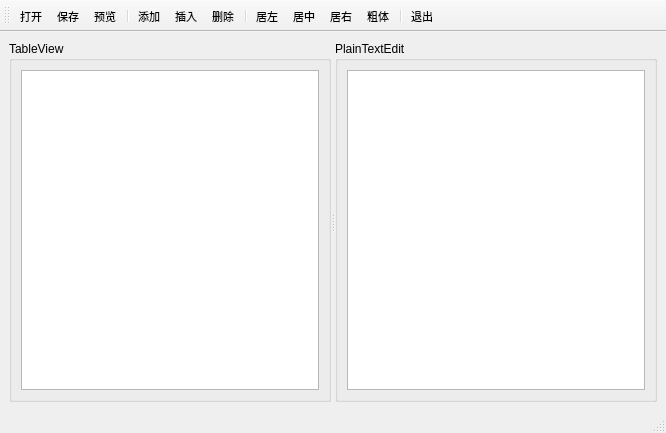
<?xml version="1.0" encoding="UTF-8"?>
<ui version="4.0">
 <class>MainWindow</class>
 <widget class="QMainWindow" name="MainWindow">
  <property name="geometry">
   <rect>
    <x>0</x>
    <y>0</y>
    <width>666</width>
    <height>433</height>
   </rect>
  </property>
  <property name="windowTitle">
   <string>MainWindow</string>
  </property>
  <widget class="QWidget" name="centralwidget">
   <layout class="QVBoxLayout" name="verticalLayout_3">
    <item>
     <widget class="QSplitter" name="splitter">
      <property name="orientation">
       <enum>Qt::Horizontal</enum>
      </property>
      <widget class="QGroupBox" name="groupBox">
       <property name="title">
        <string>TableView</string>
       </property>
       <layout class="QVBoxLayout" name="verticalLayout_2">
        <item>
         <widget class="QTableView" name="tableView"/>
        </item>
       </layout>
      </widget>
      <widget class="QGroupBox" name="groupBox_2">
       <property name="title">
        <string>PlainTextEdit</string>
       </property>
       <layout class="QVBoxLayout" name="verticalLayout">
        <item>
         <widget class="QPlainTextEdit" name="plainTextEdit"/>
        </item>
       </layout>
      </widget>
     </widget>
    </item>
   </layout>
  </widget>
  <widget class="QMenuBar" name="menubar">
   <property name="geometry">
    <rect>
     <x>0</x>
     <y>0</y>
     <width>666</width>
     <height>21</height>
    </rect>
   </property>
  </widget>
  <widget class="QStatusBar" name="statusbar"/>
  <widget class="QToolBar" name="toolBar">
   <property name="font">
    <font>
     <pointsize>8</pointsize>
    </font>
   </property>
   <property name="windowTitle">
    <string>toolBar</string>
   </property>
   <property name="iconSize">
    <size>
     <width>16</width>
     <height>16</height>
    </size>
   </property>
   <property name="toolButtonStyle">
    <enum>Qt::ToolButtonTextUnderIcon</enum>
   </property>
   <attribute name="toolBarArea">
    <enum>TopToolBarArea</enum>
   </attribute>
   <attribute name="toolBarBreak">
    <bool>false</bool>
   </attribute>
   <addaction name="actionOpen"/>
   <addaction name="actionSave"/>
   <addaction name="actionPreview"/>
   <addaction name="separator"/>
   <addaction name="actionAppend"/>
   <addaction name="actionInsert"/>
   <addaction name="actionDelete"/>
   <addaction name="separator"/>
   <addaction name="actionAlignLeft"/>
   <addaction name="actionAlignCenter"/>
   <addaction name="actionAlignRight"/>
   <addaction name="actionBold"/>
   <addaction name="separator"/>
   <addaction name="actionExit"/>
  </widget>
  <action name="actionOpen">
   <property name="icon">
    <iconset resource="res.qrc">
     <normaloff>:/img/open.png</normaloff>:/img/open.png</iconset>
   </property>
   <property name="text">
    <string>打开</string>
   </property>
   <property name="menuRole">
    <enum>QAction::TextHeuristicRole</enum>
   </property>
  </action>
  <action name="actionAppend">
   <property name="icon">
    <iconset resource="res.qrc">
     <normaloff>:/img/add (1).png</normaloff>:/img/add (1).png</iconset>
   </property>
   <property name="text">
    <string>添加</string>
   </property>
   <property name="menuRole">
    <enum>QAction::TextHeuristicRole</enum>
   </property>
  </action>
  <action name="actionInsert">
   <property name="icon">
    <iconset resource="res.qrc">
     <normaloff>:/img/insert.png</normaloff>:/img/insert.png</iconset>
   </property>
   <property name="text">
    <string>插入</string>
   </property>
   <property name="menuRole">
    <enum>QAction::TextHeuristicRole</enum>
   </property>
  </action>
  <action name="actionSave">
   <property name="icon">
    <iconset resource="res.qrc">
     <normaloff>:/img/save.png</normaloff>:/img/save.png</iconset>
   </property>
   <property name="text">
    <string>保存</string>
   </property>
   <property name="menuRole">
    <enum>QAction::TextHeuristicRole</enum>
   </property>
  </action>
  <action name="actionDelete">
   <property name="icon">
    <iconset resource="res.qrc">
     <normaloff>:/img/delete (3).png</normaloff>:/img/delete (3).png</iconset>
   </property>
   <property name="text">
    <string>删除</string>
   </property>
   <property name="menuRole">
    <enum>QAction::TextHeuristicRole</enum>
   </property>
  </action>
  <action name="actionExit">
   <property name="icon">
    <iconset resource="res.qrc">
     <normaloff>:/img/exit (2).png</normaloff>:/img/exit (2).png</iconset>
   </property>
   <property name="text">
    <string>退出</string>
   </property>
   <property name="menuRole">
    <enum>QAction::TextHeuristicRole</enum>
   </property>
  </action>
  <action name="actionPreview">
   <property name="icon">
    <iconset resource="res.qrc">
     <normaloff>:/img/file.png</normaloff>:/img/file.png</iconset>
   </property>
   <property name="text">
    <string>预览</string>
   </property>
   <property name="menuRole">
    <enum>QAction::TextHeuristicRole</enum>
   </property>
  </action>
  <action name="actionAlignLeft">
   <property name="icon">
    <iconset resource="res.qrc">
     <normaloff>:/img/left-alignment.png</normaloff>:/img/left-alignment.png</iconset>
   </property>
   <property name="text">
    <string>居左</string>
   </property>
   <property name="menuRole">
    <enum>QAction::TextHeuristicRole</enum>
   </property>
  </action>
  <action name="actionAlignCenter">
   <property name="icon">
    <iconset resource="res.qrc">
     <normaloff>:/img/center-alignment.png</normaloff>:/img/center-alignment.png</iconset>
   </property>
   <property name="text">
    <string>居中</string>
   </property>
   <property name="menuRole">
    <enum>QAction::TextHeuristicRole</enum>
   </property>
  </action>
  <action name="actionAlignRight">
   <property name="icon">
    <iconset resource="res.qrc">
     <normaloff>:/img/right-alignment.png</normaloff>:/img/right-alignment.png</iconset>
   </property>
   <property name="text">
    <string>居右</string>
   </property>
   <property name="menuRole">
    <enum>QAction::TextHeuristicRole</enum>
   </property>
  </action>
  <action name="actionBold">
   <property name="icon">
    <iconset resource="res.qrc">
     <normaloff>:/img/bold.png</normaloff>:/img/bold.png</iconset>
   </property>
   <property name="text">
    <string>粗体</string>
   </property>
   <property name="menuRole">
    <enum>QAction::TextHeuristicRole</enum>
   </property>
  </action>
 </widget>
 <resources>
  <include location="res.qrc"/>
 </resources>
 <connections/>
</ui>
